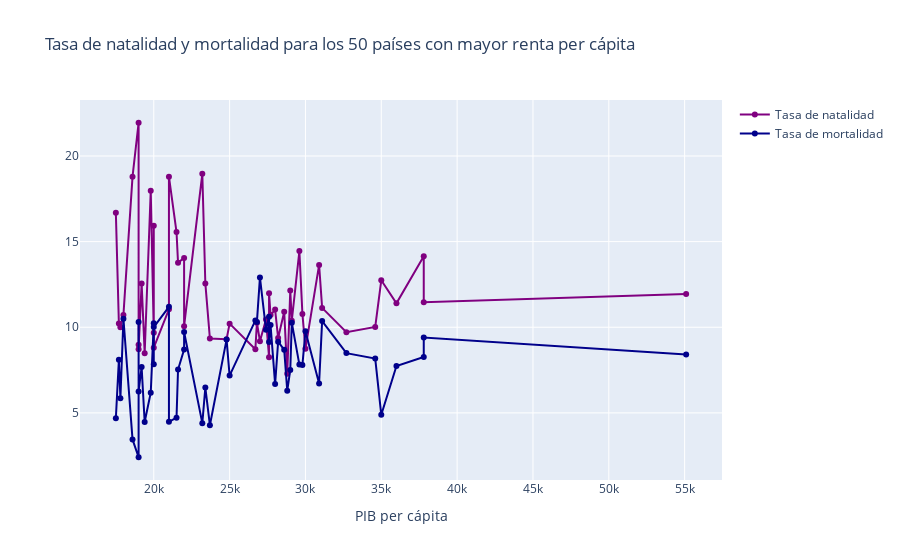

The notebook cell saved with this chart:
### Markdown cell above
Una vez visto el gráfico de los 50 países más pobres, vamos a realizar el de los 50 más ricos.

### Code cell
# Comenzamos seleccionando nuestro dataframe de los últimos 50 países en función del sort_values() que hemos hecho con gdp
df_50_rich = gdp.iloc[(227 - 50):227, ]                                   
        # con .iloc[] escogemos desde el (227 - 50 = 177) hasta el 227, es decir, los últimos 50 países (los más ricos) del df

    # A continuación, definimos los parámetros del gráfico de natalidad
trace_birthrate = go.Scatter(
                            x = df_50_rich.gdp,                            # Definimos 'x' como el PIB
                            y = df_50_rich.birthrate,                      # Definimos 'y' como la tasa de natalidad
                            mode = 'lines + markers',                      # mode elegimos el tipo de linea, en este caso, l + p
                            name = 'Tasa de natalidad',                    # nombre del gráfico interactivo
                            marker = dict(color = 'purple'),               # elegimos el color
                            text = df_50_rich.country                      # text = elegimos el texto interior del gráfico
                            )

    # Seguidamente, hacemos el de la mortalidad
trace_deathrate = go.Scatter(
                            x = df_50_rich.gdp,                            # Definimos 'x' como el PIB
                            y = df_50_rich.deathrate,                      # Definimos 'y' como la tasa de mortalidad
                            mode = 'lines + markers',                      # mode elegimos el tipo de linea, en este caso, l + p
                            name = 'Tasa de mortalidad',                   # nombre del gráfico interactivo
                            marker = dict(color = 'darkblue'),             # elegimos el color
                            text = df_50_rich.country                      # text = elegimos el texto interior del gráfico
                            )

    # Juntamos ambos gráficos para hacer su posterior plot
birth_death = [trace_birthrate, trace_deathrate]

    # Generamos el layout que queremos que tenga el gráfico a través de un diccionario
layout = dict(title = "Tasa de natalidad y mortalidad para los 50 países con mayor renta per cápita",
              xaxis = dict(title = "PIB per cápita")
             )

    # Generamos la figura con toda la información anterior
graph_50_rich_countries_birth_death = (dict(data = birth_death, layout = layout))

    # Dibujamos el gráfico interactivo con la función iplot de la librería plotly offline (pyo)
pyo.iplot(graph_50_rich_countries_birth_death)

### Figure 1 — Plotly figure (JSON) as saved in the notebook; plotly's stock layout.template omitted (floating-point values rounded to 4 significant figures)
{"data": [{"marker": {"color": "purple"}, "mode": "lines+markers", "name": "Tasa de natalidad", "text": ["French Polynesia ", "Malta ", "Korea, South ", "Portugal ", "Brunei ", "Kuwait ", "Slovenia ", "Andorra ", "Cyprus ", "Macau ", "Israel ", "Greece ", "Greenland ", "Guernsey ", "Isle of Man ", "Guam ", "Qatar ", "New Zealand ", "Faroe Islands ", "Spain ", "United Arab Emirates ", "Taiwan ", "Singapore ", "Jersey ", "Liechtenstein ", "Italy ", "Sweden ", "Monaco ", "Finland ", "Germany ", "France ", "United Kingdom ", "Aruba ", "Japan ", "Netherlands ", "Hong Kong ", "Australia ", "Belgium ", "Ireland ", "Canada ", "Austria ", "Iceland ", "Denmark ", "Switzerland ", "San Marino ", "Cayman Islands ", "Bermuda ", "United States ", "Norway ", "Luxembourg "], "type": "scatter", "x": [17500, 17700, 17800, 18000, 18600, 19000, 19000, 19000, 19200, 19400, 19800, 20000, 20000, 20000, 21000, 21000, 21500, 21600, 22000, 22000, 23200, 23400, 23700, 24800, 25000, 26700, 26800, 27000, 27400, 27600, 27600, 27700, 28000, 28200, 28600, 28800, 29000, 29100, 29600, 29800, 30000, 30900, 31100, 32700, 34600, 35000, 36000, 37800, 37800, 55100], "y": [16.68, 10.22, 10, 10.72, 18.79, 21.94, 8.98, 8.71, 12.56, 8.48, 17.97, 9.68, 15.93, 8.81, 11.05, 18.79, 15.56, 13.76, 14.05, 10.06, 18.96, 12.56, 9.34, 9.3, 10.21, 8.72, 10.27, 9.19, 10.45, 8.25, 11.99, 10.71, 11.03, 9.37, 10.9, 7.29, 12.14, 10.38, 14.45, 10.78, 8.74, 13.64, 11.13, 9.71, 10.02, 12.74, 11.4, 14.14, 11.46, 11.94]}, {"marker": {"color": "darkblue"}, "mode": "lines+markers", "name": "Tasa de mortalidad", "text": ["French Polynesia ", "Malta ", "Korea, South ", "Portugal ", "Brunei ", "Kuwait ", "Slovenia ", "Andorra ", "Cyprus ", "Macau ", "Israel ", "Greece ", "Greenland ", "Guernsey ", "Isle of Man ", "Guam ", "Qatar ", "New Zealand ", "Faroe Islands ", "Spain ", "United Arab Emirates ", "Taiwan ", "Singapore ", "Jersey ", "Liechtenstein ", "Italy ", "Sweden ", "Monaco ", "Finland ", "Germany ", "France ", "United Kingdom ", "Aruba ", "Japan ", "Netherlands ", "Hong Kong ", "Australia ", "Belgium ", "Ireland ", "Canada ", "Austria ", "Iceland ", "Denmark ", "Switzerland ", "San Marino ", "Cayman Islands ", "Bermuda ", "United States ", "Norway ", "Luxembourg "], "type": "scatter", "x": [17500, 17700, 17800, 18000, 18600, 19000, 19000, 19000, 19200, 19400, 19800, 20000, 20000, 20000, 21000, 21000, 21500, 21600, 22000, 22000, 23200, 23400, 23700, 24800, 25000, 26700, 26800, 27000, 27400, 27600, 27600, 27700, 28000, 28200, 28600, 28800, 29000, 29100, 29600, 29800, 30000, 30900, 31100, 32700, 34600, 35000, 36000, 37800, 37800, 55100], "y": [4.69, 8.1, 5.85, 10.5, 3.45, 2.41, 10.31, 6.25, 7.68, 4.47, 6.18, 10.24, 7.84, 10.01, 11.19, 4.48, 4.72, 7.53, 8.7, 9.72, 4.4, 6.48, 4.28, 9.28, 7.18, 10.4, 10.31, 12.91, 9.86, 10.62, 9.14, 10.13, 6.68, 9.16, 8.68, 6.29, 7.51, 10.27, 7.82, 7.8, 9.76, 6.72, 10.36, 8.49, 8.17, 4.89, 7.74, 8.26, 9.4, 8.41]}], "layout": {"title": {"text": "Tasa de natalidad y mortalidad para los 50 países con mayor renta per cápita"}, "xaxis": {"title": {"text": "PIB per cápita"}}}}
